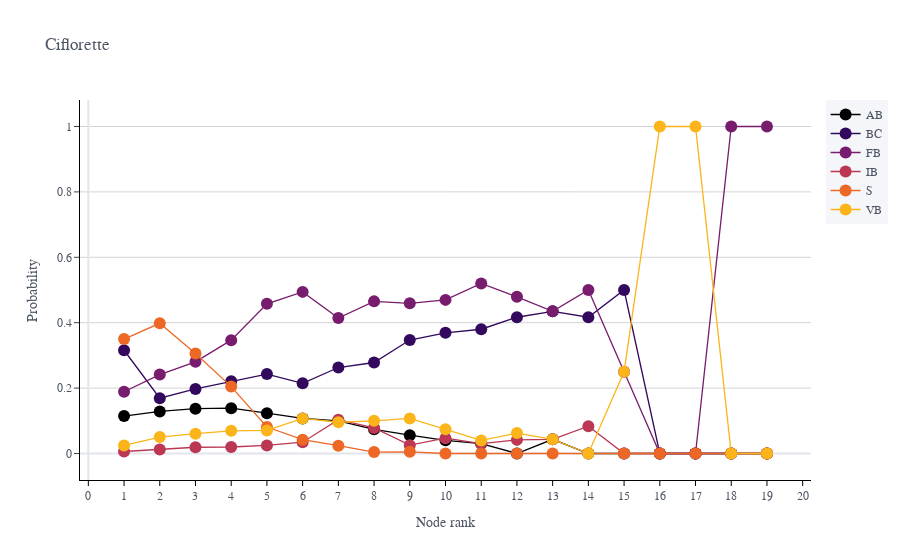

This figure's notebook cell:
### Code cell
fig = df.iplot(kind = "line",
               mode = 'lines+markers',
               xTitle="Node rank",
               yTitle='Probability',
               title=genotype,
               asFigure=True)


for i in range(0, nb_genotypes):
    fig['data'][i]['line']['color']=color_map[i]
    
layout=go.Layout(plot_bgcolor='rgba(0,0,0,0)',
                 paper_bgcolor='rgba(0,0,0,0)',
                 xaxis={'visible':True, 'color':'black', 
                        'showline':True, 'linecolor': 'black',
#                         'showgrid':True, 
                        'gridcolor':'white',
                        'tick0': 1,
                        'dtick':1,
                        "ticks":"outside",
                        'tickmode':'linear',
                       },
                 yaxis={'showline':True, 'linecolor': 'black',
                        'showgrid':True, 'gridcolor':'lightgrey',
                        "ticks":"outside"
                       },
                 font_family="Arial",
                 font_color="black"
                 

                )
fig.update_layout(layout)

### Figure 1 — Plotly figure (JSON) as saved in the notebook; plotly's stock layout.template omitted (floating-point values rounded to 4 significant figures)
{"data": [{"line": {"color": "rgb(0, 0, 3)", "dash": "solid", "shape": "linear", "width": 1.3}, "marker": {"size": 12, "symbol": "circle"}, "mode": "lines+markers", "name": "AB", "text": "", "type": "scatter", "x": [1, 2, 3, 4, 5, 6, 7, 8, 9, 10, 11, 12, 13, 14, 15, 16, 17, 18, 19], "y": [0.1146, 0.1285, 0.1369, 0.1386, 0.1232, 0.1073, 0.0996, 0.07391, 0.05612, 0.04027, 0.03, 0, 0.04348, 0, 0, 0, 0, 0, 0]}, {"line": {"color": "rgb(50, 9, 93)", "dash": "solid", "shape": "linear", "width": 1.3}, "marker": {"size": 12, "symbol": "circle"}, "mode": "lines+markers", "name": "BC", "text": "", "type": "scatter", "x": [1, 2, 3, 4, 5, 6, 7, 8, 9, 10, 11, 12, 13, 14, 15, 16, 17, 18, 19], "y": [0.3158, 0.1693, 0.1975, 0.2211, 0.243, 0.2146, 0.2629, 0.2783, 0.3469, 0.3691, 0.38, 0.4167, 0.4348, 0.4167, 0.5, 0, 0, 0, 0]}, {"line": {"color": "rgb(120, 28, 109)", "dash": "solid", "shape": "linear", "width": 1.3}, "marker": {"size": 12, "symbol": "circle"}, "mode": "lines+markers", "name": "FB", "text": "", "type": "scatter", "x": [1, 2, 3, 4, 5, 6, 7, 8, 9, 10, 11, 12, 13, 14, 15, 16, 17, 18, 19], "y": [0.1889, 0.2414, 0.2803, 0.3465, 0.4577, 0.4943, 0.4143, 0.4652, 0.4592, 0.4698, 0.52, 0.4792, 0.4348, 0.5, 0.25, 0, 0, 1, 1]}, {"line": {"color": "rgb(187, 55, 84)", "dash": "solid", "shape": "linear", "width": 1.3}, "marker": {"size": 12, "symbol": "circle"}, "mode": "lines+markers", "name": "IB", "text": "", "type": "scatter", "x": [1, 2, 3, 4, 5, 6, 7, 8, 9, 10, 11, 12, 13, 14, 15, 16, 17, 18, 19], "y": [0.006192, 0.01254, 0.01911, 0.0198, 0.02465, 0.03448, 0.1036, 0.07826, 0.02551, 0.04698, 0.03, 0.04167, 0.04348, 0.08333, 0, 0, 0, 0, 0]}, {"line": {"color": "rgb(237, 104, 37)", "dash": "solid", "shape": "linear", "width": 1.3}, "marker": {"size": 12, "symbol": "circle"}, "mode": "lines+markers", "name": "S", "text": "", "type": "scatter", "x": [1, 2, 3, 4, 5, 6, 7, 8, 9, 10, 11, 12, 13, 14, 15, 16, 17, 18, 19], "y": [0.3498, 0.3981, 0.3057, 0.2046, 0.08099, 0.04215, 0.0239, 0.004348, 0.005102, 0, 0, 0, 0, 0, 0, 0, 0, 0, 0]}, {"line": {"color": "rgb(251, 181, 26)", "dash": "solid", "shape": "linear", "width": 1.3}, "marker": {"size": 12, "symbol": "circle"}, "mode": "lines+markers", "name": "VB", "text": "", "type": "scatter", "x": [1, 2, 3, 4, 5, 6, 7, 8, 9, 10, 11, 12, 13, 14, 15, 16, 17, 18, 19], "y": [0.02477, 0.05016, 0.06051, 0.06931, 0.07042, 0.1073, 0.09562, 0.1, 0.1071, 0.07383, 0.04, 0.0625, 0.04348, 0, 0.25, 1, 1, 0, 0]}], "layout": {"font": {"color": "black", "family": "Arial"}, "legend": {"bgcolor": "#F5F6F9", "font": {"color": "#4D5663"}}, "paper_bgcolor": "rgba(0,0,0,0)", "plot_bgcolor": "rgba(0,0,0,0)", "title": {"font": {"color": "#4D5663"}, "text": "Ciflorette"}, "xaxis": {"color": "black", "dtick": 1, "gridcolor": "white", "linecolor": "black", "showgrid": true, "showline": true, "tick0": 1, "tickfont": {"color": "#4D5663"}, "tickmode": "linear", "ticks": "outside", "title": {"font": {"color": "#4D5663"}, "text": "Node rank"}, "visible": true, "zerolinecolor": "#E1E5ED"}, "yaxis": {"gridcolor": "lightgrey", "linecolor": "black", "showgrid": true, "showline": true, "tickfont": {"color": "#4D5663"}, "ticks": "outside", "title": {"font": {"color": "#4D5663"}, "text": "Probability"}, "zerolinecolor": "#E1E5ED"}}}
